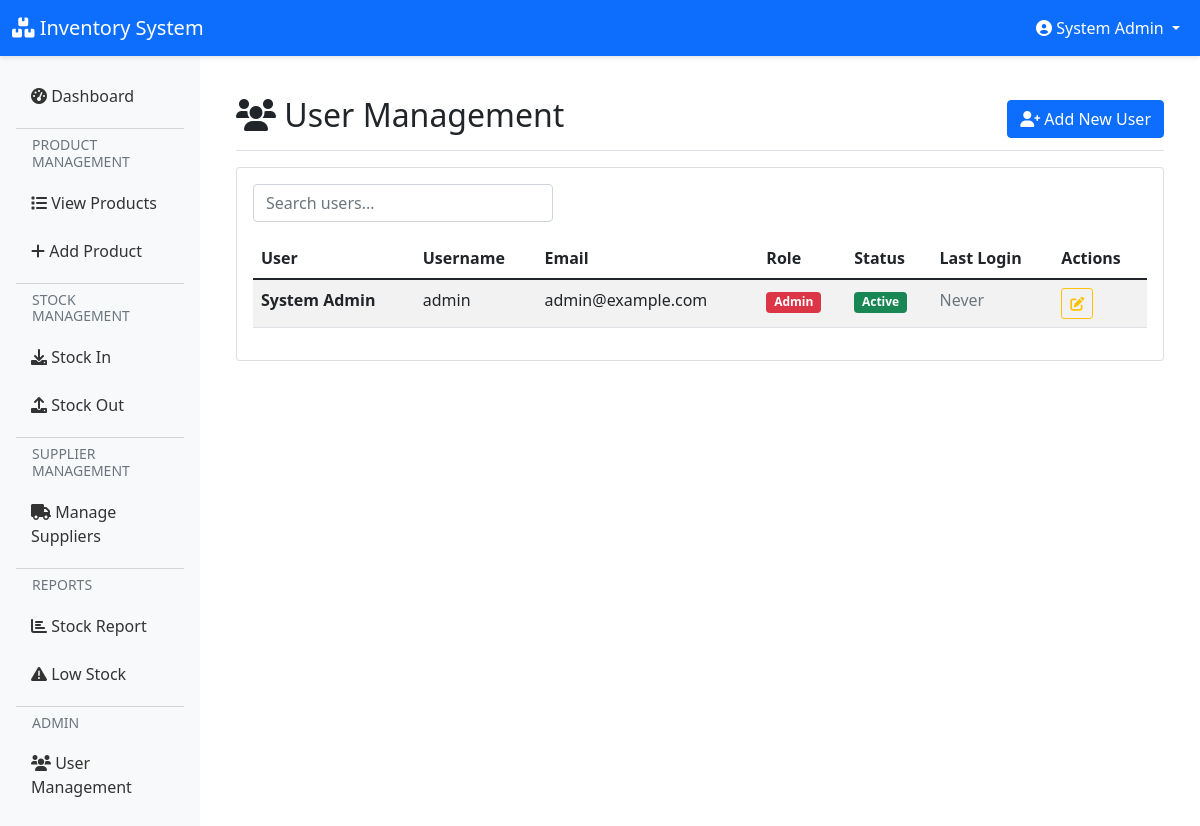
The app's page /users/view_users.php (signed in) with its own data.
### tables this page shows
CREATE TABLE IF NOT EXISTS users (
    id INT AUTO_INCREMENT PRIMARY KEY,
    username VARCHAR(50) NOT NULL UNIQUE,
    email VARCHAR(100) NOT NULL UNIQUE,
    password_hash VARCHAR(255) NOT NULL,
    first_name VARCHAR(50),
    last_name VARCHAR(50),
    role ENUM('admin', 'manager', 'staff') DEFAULT 'staff',
    is_active BOOLEAN DEFAULT TRUE,
    last_login DATETIME,
    created_at TIMESTAMP DEFAULT CURRENT_TIMESTAMP,
    updated_at TIMESTAMP DEFAULT CURRENT_TIMESTAMP ON UPDATE CURRENT_TIMESTAMP
);

### models/User.php (called while the page is built, shortened)
<?php
class User {
    private $conn;
    private $table_name = "users";
    public function __construct($db) {
        $this->conn = $db;
    }
    public function read() {
        $query = "SELECT * FROM " . $this->table_name . " ORDER BY created_at DESC";
        $stmt = $this->conn->prepare($query);
        $stmt->execute();
        return $stmt;
    }
}
?>

### users/view_users.php (the view, shortened to what this page needs)
<?php
require_once "../models/User.php";
$database = new Database();
$db = $database->getConnection();
$user = new User($db);
$users = $user->read()->fetchAll(PDO::FETCH_ASSOC);
require_once "../includes/header.php";
?>
<div class="d-flex justify-content-between flex-wrap flex-md-nowrap align-items-center pt-3 pb-2 mb-3 border-bottom">
    <h1 class="h2"><i class="fas fa-users"></i> User Management</h1>
    <div class="btn-toolbar mb-2 mb-md-0">
        <a href="add_user.php" class="btn btn-primary">
            <i class="fas fa-user-plus"></i> Add New User
        </a>
    </div>
</div>
<div class="card">
    <div class="card-body">
        <?php if ($users): ?>
            <div class="table-responsive">
                <table class="table table-striped table-hover" id="usersTable">
                    <thead>
                        <tr>
                            <th>User</th>
                            <th>Username</th>
                            <th>Email</th>
                            <th>Role</th>
                            <th>Status</th>
                            <th>Last Login</th>
                            <th>Actions</th>
                        </tr>
                    </thead>
                    <tbody>
                        <?php foreach ($users as $user_data):
                            $status_class = $user_data['is_active'] ? 'success' : 'secondary';
                            $status_text = $user_data['is_active'] ? 'Active' : 'Inactive';
                            $role_class = [
                                'admin' => 'danger',
                                'manager' => 'warning',
                                'staff' => 'info'
                            ][$user_data['role']] ?? 'secondary';
                        ?>
                        <tr>
                            <td>
                                <strong><?php echo htmlspecialchars($user_data['first_name'] . ' ' . $user_data['last_name']); ?></strong>
                            </td>
                            <td><?php echo htmlspecialchars($user_data['username']); ?></td>
                            <td><?php echo htmlspecialchars($user_data['email']); ?></td>
                            <td>
                                <span class="badge bg-<?php echo $role_class; ?>">
                                    <?php echo ucfirst($user_data['role']); ?>
                                </span>
                            </td>
                            <td>
                                <span class="badge bg-<?php echo $status_class; ?>">
                                    <?php echo $status_text; ?>
                                </span>
                            </td>
                            <td>
                                <?php if ($user_data['last_login']): ?>
                                    <?php echo date('M j, Y g:i A', strtotime($user_data['last_login'])); ?>
                                <?php else: ?>
                                    <span class="text-muted">Never</span>
                                <?php endif; ?>
                            </td>
                            <td>
                                <div class="btn-group btn-group-sm">
                                    <a href="edit_user.php?id=<?php echo $user_data['id']; ?>"
                                       class="btn btn-outline-warning" title="Edit">
                                        <i class="fas fa-edit"></i>
                                    </a>
                                </div>
                            </td>
                        </tr>
                        <?php endforeach; ?>
                    </tbody>
                </table>
            </div>
        <?php endif; ?>
    </div>
</div>
<?php require_once "../includes/footer.php"; ?>

### includes/header.php (style rules this page uses)
.card { transition: transform 0.2s; }

### records on screen
users: first_name+last_name "System Admin", username "admin", email "admin@example.com", role "Admin", is_active "Active", shows "Never"

### other values on screen
$current_user['full_name'] "System Admin"
